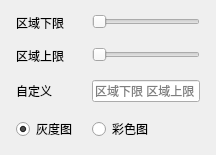
                <widget class="QWidget" name="adjPage_DpLinear">
                 <layout class="QVBoxLayout" name="verticalLayout_21">
                  <item>
                   <layout class="QFormLayout" name="formLayout_13">
                    <property name="horizontalSpacing">
                     <number>15</number>
                    </property>
                    <property name="verticalSpacing">
                     <number>15</number>
                    </property>
                    <property name="leftMargin">
                     <number>5</number>
                    </property>
                    <property name="topMargin">
                     <number>3</number>
                    </property>
                    <property name="rightMargin">
                     <number>5</number>
                    </property>
                    <property name="bottomMargin">
                     <number>3</number>
                    </property>
                    <item row="0" column="0">
                     <widget class="QLabel" name="DpLinear_lab1">
                      <property name="text">
                       <string>区域下限</string>
                      </property>
                     </widget>
                    </item>
                    <item row="0" column="1">
                     <widget class="QSlider" name="DpLinear_slider1">
                      <property name="maximum">
                       <number>255</number>
                      </property>
                      <property name="orientation">
                       <enum>Qt::Horizontal</enum>
                      </property>
                     </widget>
                    </item>
                    <item row="1" column="0">
                     <widget class="QLabel" name="DpLinear_lab2">
                      <property name="text">
                       <string>区域上限</string>
                      </property>
                     </widget>
                    </item>
                    <item row="1" column="1">
                     <widget class="QSlider" name="DpLinear_slider2">
                      <property name="maximum">
                       <number>255</number>
                      </property>
                      <property name="orientation">
                       <enum>Qt::Horizontal</enum>
                      </property>
                     </widget>
                    </item>
                    <item row="2" column="0">
                     <widget class="QLabel" name="DpLinear_lab3">
                      <property name="text">
                       <string>自定义</string>
                      </property>
                     </widget>
                    </item>
                    <item row="2" column="1">
                     <widget class="QLineEdit" name="DpLinear_edit">
                      <property name="placeholderText">
                       <string>区域下限 区域上限</string>
                      </property>
                     </widget>
                    </item>
                    <item row="3" column="0">
                     <widget class="QRadioButton" name="DpLinear_rbtn1">
                      <property name="text">
                       <string>灰度图</string>
                      </property>
                      <property name="checked">
                       <bool>true</bool>
                      </property>
                     </widget>
                    </item>
                    <item row="3" column="1">
                     <widget class="QRadioButton" name="DpLinear_rbtn2">
                      <property name="text">
                       <string>彩色图</string>
                      </property>
                     </widget>
                    </item>
                   </layout>
                  </item>
                 </layout>
                </widget>
